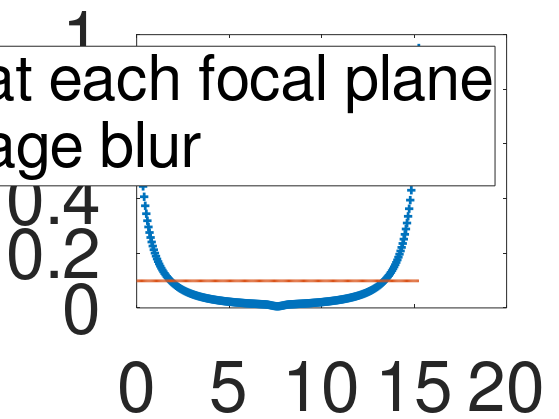

MATLAB code for this plot: (Note: this script raises an error after producing the figure.)
clear all;
close all;

%% Generating graphs to go into the paper

o1=0.03; % Exhaustive search
f1=0.0296; % From Email
           % o1=0.03; % Exhaustive search
           % f1=0.0296; % From Email
d1=0.03; % Exhaustive search

f3=0.06; % Measured to be 0.053
d2=0.12; % measure
de=0.03; % measure

num=280; % num of sample depths along z direction(depth direction)
MinOpPower=12; % min optical power of focus tunable lens(in diopters)
MaxOpPower=16; % max optical power of focus tunable lens(in diopters)
p=1;


t=0:0.058:1e3/60;
delt_t=1e3/60/2;

debugGraphs = false;
printGraphs = true;
triangular = true;
sinusoidal = true;

%% Triangular wave
if(triangular == true)
    A = MaxOpPower - MinOpPower;
    D = (MaxOpPower + MinOpPower)/2;

    D_r = repmat(D, size(t));
    A_r = repmat(A, size(t));
    a_r = repmat(delt_t, size(t));
    one_r = repmat(1, size(t));

    DC_component = (D_r);
    %AC_component = 0.5*A_r - A_r.*abs((a_r - t)./a_r);
    AC_component = 0.5*A_r - A_r.*abs(2*0.06*t - one_r);
    signal_inverse = DC_component - AC_component;
    signal = 1./signal_inverse;
    %figure; plot(signal); 

    f_t_inverse = signal_inverse;
    f2 = signal;


    i1=f1*o1/(o1-f1);
    m1 = i1/o1;
    o2=i1-d1;
    i2=f2*o2./(o2+f2);
    m2 = i2/o2;
    o3=d2-i2;
    i3=f3*o3./(o3-f3);
    m3 = i3./o3;
    ie=-i3+de;
    ie(ie > 5) = 5;

    ie_dioptres = 1./ie;
    ie_combined = [];
    changing_quantity = ie;
    for iter = 1:24
        ie_dioptres_offset = zeros(size(changing_quantity));
        offset = iter;
        ie_dioptres_offset(1,1:end-offset) = changing_quantity(1,offset+1:end);
        ie_dioptres_offset(1,end-offset+1:end) = changing_quantity(1,1:offset);
        ie_combined = [ie_combined; ie_dioptres_offset]; 
    end
    longitudinal_pixel_blur = std(ie_combined);
    dioptric_logitudinal_pixel_blur = longitudinal_pixel_blur;
    ignore_elements = 24;

    m = m1*(m2.*m3);
    O_1 = 0.01778; % meters. O_1 = 0.7 inches
    I_e = m*O_1;
    theta = abs(2*rad2deg(atan((I_e/2)./ie)));

    fov_combined = [];
    for iter = 1:24
        theta_offset = zeros(size(theta));
        offset = iter;
        theta_offset(1,1:end-offset) = theta(1,offset+1:end);
        theta_offset(1,end-offset+1:end) = theta(1,1:offset);
        fov_combined = [fov_combined; theta_offset]; 
    end
    lateral_pixel_blur = std(fov_combined);

    if(debugGraphs == true)
        % figure; plot(t, f2, '+');
        % title('f2 vs t');

        % figure; plot(t, o1, '+');
        % title ('o1 vs t');

        % figure; plot(t, i1, '+');
        % title ('i1 vs t');
        % figure; plot(t, m1, '+');
        % title ('m1 vs t');

        % figure; plot(t, o2, '+');
        % title('o2 vs t');

        % figure; plot(t, i2, '+');
        % title('i2 vs t');
        % figure; plot(t, m2, '+');
        % title ('m2 vs t');

        % %i2=f2*o2./(o2-f2);
        % figure; plot(t, o3, '+');
        % title('o3 vs t');

        % figure; plot(t, i3, '+');
        % title('i3 vs t');
        % figure; plot(t, m3, '+');
        % title ('m3 vs t');

        % figure; plot(t, m, '+');
        % title ('m vs t');
        
        % figure; plot(t, ie, '+');
        % title('ie vs t');
        
        % figure; plot(t, theta, '+');
        % title ('fov vs t');
        
        figure; plot(t, ie_dioptres, '+');
        title('ie dioptres vs t');
        
        figure; plot(t,longitudinal_pixel_blur);
        title('pixel blur vs t');
        
        figure; plot(t,lateral_pixel_blur);
        title('pixel blur vs t');
    end

    linewidth = 3; 

    if(printGraphs == true)
        % filename = sprintf('./graphs/triangular_lens_power_vs_time.svg');
        % custom_plot_save(t, f_t_inverse, filename);

        % filename = sprintf('./graphs/triangular_virtual_image_dioptres_vs_time.svg');
        % custom_plot_save(t, 1./ie, filename);

        % filename = sprintf('./graphs/triangular_virtual_image_distance_vs_time.svg');
        % custom_plot_save(t, ie, filename);
        
        % filename = sprintf('./graphs/triangular_fov_vs_time.svg');
        % custom_plot_save(t, theta, filename);

        % custom_plot_save(t(1,1:end-ignore_elements), dioptric_logitudinal_pixel_blur(1,1:end-ignore_elements), ...
        %                         filename, 0, 1.0, 0, 20);
        
        filename = sprintf('./graphs/triangular_longitudinal_blur_vs_time.svg');
        mean_blur = mean(dioptric_logitudinal_pixel_blur(1,1:end-ignore_elements));
        
        xdata = t(1,1:end-ignore_elements);
        ydata1 = dioptric_logitudinal_pixel_blur(1,1:end-ignore_elements);
        ydata2 = repmat(mean_blur, size(ydata1));
      
        figure('units','normalized','outerposition', [0 0 0.99 0.98], 'visible', 'on');
        plot(xdata, ydata1, '+', 'LineWidth', 2);
        hold on;
        plot(xdata, ydata2, 'LineWidth', 2);
        legend('Blur at each focal plane','Average blur');
        %ylim([y_min_range y_max_range]);
        %xlim([x_min_range x_max_range]);
        set(gcf, 'PaperPositionMode', 'auto');
        set(gca, 'FontSize', 50);
        print(filename, '-dsvg');

        filename = sprintf('./graphs/triangular_lateral_blur_vs_time.svg');
        custom_plot_save(t(1,1:end-ignore_elements), lateral_pixel_blur(1,1:end-ignore_elements), ...
                         filename, 0, 1.5, 0, 20);
    end
end



%% Sinusoidal wave

if(sinusoidal == true)
    Magnitude=(MaxOpPower-MinOpPower)/2;
    offset=(MaxOpPower+MinOpPower)/2;

    f_t_inverse=Magnitude*sin(t*2*pi/(1e3/60) + pi/2)+offset;
    f2=1./f_t_inverse;



    i1=f1*o1/(o1-f1);
    m1 = i1/o1;
    o2=i1-d1;
    i2=f2*o2./(o2+f2);
    %i2=f2*o2./(o2-f2);
    m2 = i2/o2;
    o3=d2-i2;
    i3=f3*o3./(o3-f3);
    m3 = i3./o3;
    ie=-i3+de;
    ie(ie > 5) = 5;
    
    ie_dioptres = 1./ie;
    ie_combined = [];
    changing_quantity = ie;
    for iter = 1:24
        ie_dioptres_offset = zeros(size(changing_quantity));
        offset = iter;
        ie_dioptres_offset(1,1:end-offset) = changing_quantity(1,offset+1:end);
        ie_dioptres_offset(1,end-offset+1:end) = changing_quantity(1,1:offset);
        ie_combined = [ie_combined; ie_dioptres_offset]; 
    end
    longitudinal_pixel_blur = std(ie_combined);
    dioptric_logitudinal_pixel_blur = longitudinal_pixel_blur;


    m = m1*(m2.*m3);
    O_1 = 0.01778; % meters. O_1 = 0.7 inches
    I_e = m*O_1;
    theta = abs(2*rad2deg(atan((I_e/2)./ie)));

    fov_combined = [];
    for iter = 1:24
        theta_offset = zeros(size(theta));
        offset = iter;
        theta_offset(1,1:end-offset) = theta(1,offset+1:end);
        theta_offset(1,end-offset+1:end) = theta(1,1:offset);
        fov_combined = [fov_combined; theta_offset]; 
    end
    lateral_pixel_blur = std(fov_combined);

    if(debugGraphs == true)
        % figure; plot(t, f2, '+');
        % title('f2 vs t');

        % figure; plot(t, o1, '+');
        % title ('o1 vs t');

        % figure; plot(t, i1, '+');
        % title ('i1 vs t');
        % figure; plot(t, m1, '+');
        % title ('m1 vs t');

        % figure; plot(t, o2, '+');
        % title('o2 vs t');

        % figure; plot(t, i2, '+');
        % title('i2 vs t');
        % figure; plot(t, m2, '+');
        % title ('m2 vs t');

        % %i2=f2*o2./(o2-f2);
        % figure; plot(t, o3, '+');
        % title('o3 vs t');

        % figure; plot(t, i3, '+');
        % title('i3 vs t');
        % figure; plot(t, m3, '+');
        % title ('m3 vs t');

        % figure; plot(t, m, '+');
        % title ('m vs t');

        % figure; plot(t, ie, '+');
        % title('ie vs t');
        
        
        % figure; plot(t, theta, '+');
        % title ('fov vs t');
        
        figure; plot(t, ie_dioptres, '+');
        title('ie dioptres vs t');
        
        figure; plot(t,longitudinal_pixel_blur);
        title('pixel blur vs t');

        figure; plot(t,lateral_pixel_blur);
        title('pixel blur vs t');
    end

    if(printGraphs == true)
        % filename = sprintf('./graphs/sinusoidal_ens_power_vs_time.svg');
        % custom_plot_save(t, f_t_inverse, filename);

        % filename = sprintf('./graphs/sinusoidal_virtual_image_dioptres_vs_time.svg');
        % custom_plot_save(t, 1./ie, filename);

        % filename = sprintf('./graphs/sinusoidal_virtual_image_distance_vs_time.svg');
        % custom_plot_save(t, ie, filename);

        % filename = sprintf('./graphs/sinusoidal_fov_vs_time.svg');
        % custom_plot_save(t, theta, filename);
        
        filename = sprintf('./graphs/sinusoidal_longitudinal_blur_vs_time.svg');
        custom_plot_save(t(1,1:end-ignore_elements), dioptric_logitudinal_pixel_blur(1,1:end-ignore_elements), ...
                         filename, 0, 1.0, 0, 20);

        filename = sprintf('./graphs/sinusoidal_lateral_blur_vs_time.svg');
        custom_plot_save(t(1,1:end-ignore_elements), lateral_pixel_blur(1,1:end-ignore_elements), ...
                         filename, 0, 1.5, 0, 20);
        
    end
end


return;


% figure('units','normalized','outerposition', [0 0 0.48 0.64], 'visible', 'on');
% plot(t,theta);
% set(gcf, 'PaperPositionMode', 'auto');
% filename = sprintf('./graphs/fov_vs_time.png');
% saveas(gcf, filename, 'png');

%% Searching for the right set of parameters
% d1+o1=0.09 % measure

printgraphs = false;
ie_all = [];
fov_all = [];
parameters = [];
index = 0;
o2_all = [];
diff_o2_f1 = [];
i2_all = [];


% f1=0.07; % From Email
% d1=0.03; % Guess
% f3=0.04; % Guess
d2=0.12; % measure
de=0.07; % measure

for f3 = 0.055:0.001:0.06
    for o1=0.04:0.01:0.07
        for f1=0.02:0.001:0.04
            
            if(o1 <= f1 || o1 >= 2*f1)
                continue;
            end
            for d1 = 0.01:0.01:0.035
                
                
                % o1 has to lie between f1 and 2*f1
                
                
                
                
                % d2=0.12; % measure
                % de=0.07; % measure
                
                % o1=0.04; % Guess
                % f1=0.03; % From Email
                % d1=0.05; % Guess
                % f3=0.09; % Guess
                
                %
                num=280; % num of sample depths along z direction(depth direction)
                MinOpPower=12; % min optical power of focus tunable lens(in diopters)
                MaxOpPower=16; % max optical power of focus tunable lens(in diopters)
                t=1:num;
                p=1;
                
                % finding depthlist using triangular driving signal
                t=0:58:1e6/60;
                delt_t=1e6/60/2;
                tan1=(MinOpPower-MaxOpPower)/delt_t;
                y1=tan1*t+MaxOpPower;
                
                tan2=(MaxOpPower-MinOpPower)/delt_t;
                y2=tan2*t+2*MinOpPower-MaxOpPower;
                
                index=max(find(t<=delt_t));
                f_t_inverse=[y1(1:index),y2(index+1:end)];
                f2=1./f_t_inverse;
                
                % considering three lens separately
                i1=f1*o1/(o1-f1);
                o2=i1-d1;
                
                i2=f2*o2./(o2+f2);
                %i2=f2*o2./(o2-f2);
                
                o2_all = [o2_all; o2];
                diff_o2_f1 = [diff_o2_f1 (o2 + f1)];
                i2_all = [i2_all i2];
                o3=d2-i2;
                
                % o3 has to lie within f3
                
                
                %                 if(abs(o3) > abs(f3))
                %                     break;
                %                 end
                
                
                i3=f3*o3./(o3-f3);
                ie=-i3+de;
                
                % Field of View
                
                O_1 = 0.01778; % meters. O_1 = 0.7 inches
                I_e = - (ie/o3) * (i2/o2) * (i1/o1) * O_1;
                theta = 2*rad2deg(atan((I_e/2)./ie));
                
                ie_all = [ie_all; ie];
                fov_all = [fov_all; theta];
                
                %
                parameters = [parameters; [index o1 f1 d1 f3]];
                
                if(printgraphs)
                    figure('units','normalized','outerposition', [0 0 0.48 0.64], 'visible', 'on');
                    subplot(2,2,1)
                    plot(t,f_t_inverse,'r*'); hold on;
                    title('Focus-tunable Lens Driving signal');
                    xlabel('time/s');
                    ylabel('Optical power/diopter');
                    
                    
                    subplot(2,2,2)
                    plot(t,1./ie,'r*');
                    title('Focal plane depth changes in diopter');
                    xlabel('time/s');
                    ylabel('Focal plane depth/diopter');
                    
                    subplot(2,2,3)
                    plot(t,ie,'r*');
                    title('Focal plane depth changes in meter');
                    xlabel('time/s');
                    ylabel('Focal plane depth/m');
                    
                    subplot(2,2,4)
                    plot(t,theta,'r*');
                    title('Field of view');
                    xlabel('time/s');
                    ylabel('Field of view');
                    
                    set(gcf, 'PaperPositionMode', 'auto');
                    filename = sprintf('./graphs/%1.2f_%1.2f_%1.2f_%1.2f.png', f3, o1, f1, d1);
                    
                    saveas(gcf, filename, 'png');
                    %close(gcf);
                end
            end
        end
    end
end


ie_subset = ie_all;
ie_subset(ie_subset < 0) = 0;
ie_subset(ie_subset > 4) = 4;
figure; imagesc(ie_subset); colorbar;
figure; plot(i2_all);

mean_fov = mean(abs(fov_all), 2);
